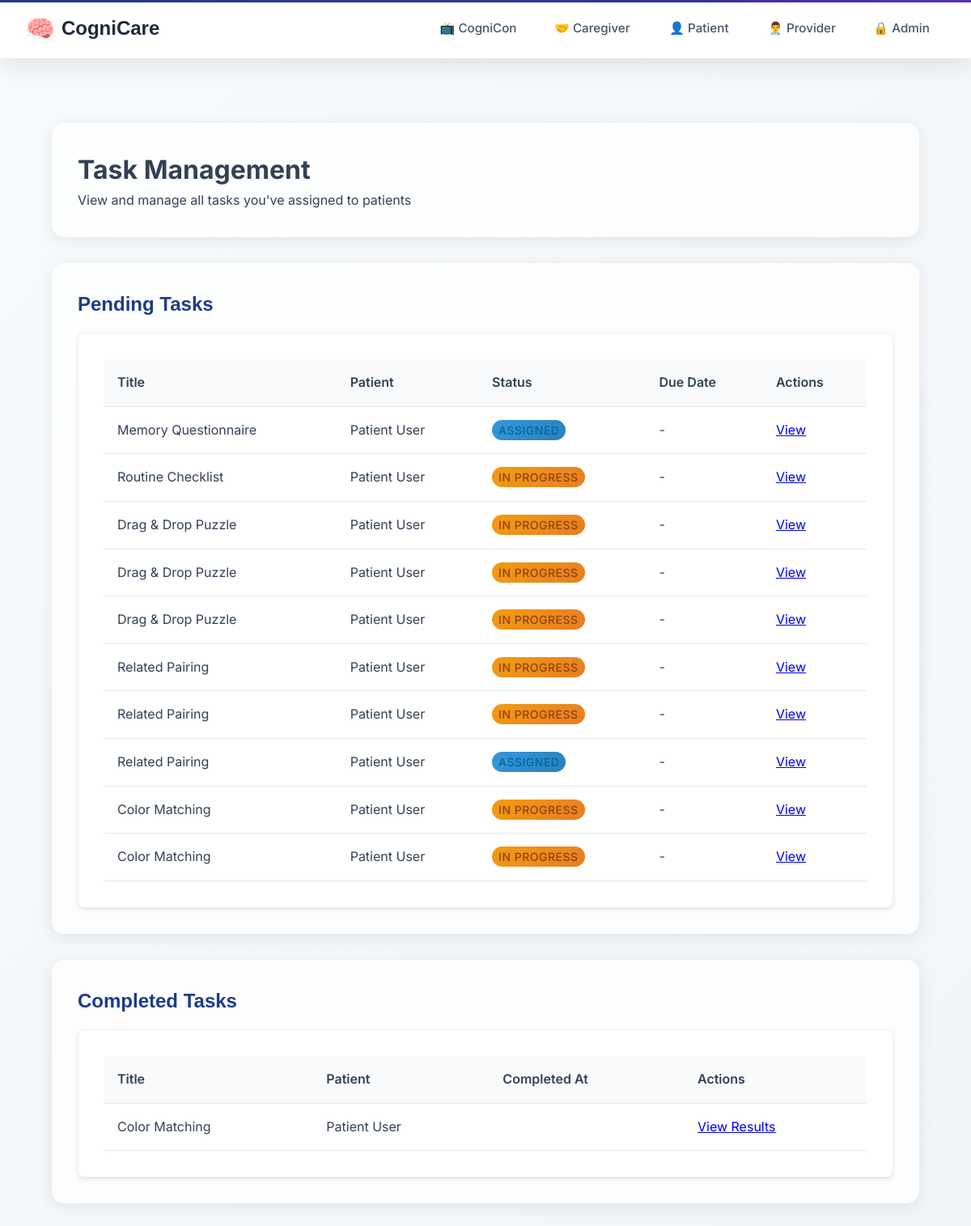
The app's page /taskmanager/provider/tasks/ (signed in) with its own data.
### taskmanager/models.py (models this page shows, shortened)
class Task(models.Model):
    title = models.CharField(max_length=255)
    description = models.TextField(blank=True, null=True)
    task_type = models.CharField(max_length=50, choices=TASK_TYPES)
    difficulty = models.CharField(
        max_length=50,
        choices=DIFFICULTY_LEVELS,
        blank=True,
        null=True,
        help_text="Cognitive difficulty level for games"
    )
    assigned_by = models.ForeignKey(UserProfile, related_name='assigned_tasks', on_delete=models.CASCADE)
    assigned_to = models.ForeignKey(UserProfile, related_name='tasks', on_delete=models.CASCADE)
    completed_by = models.ForeignKey(UserProfile, related_name='completed_tasks', on_delete=models.SET_NULL, null=True, blank=True)
    status = models.CharField(max_length=20, choices=[
        ('assigned', 'Assigned'),
        ('in_progress', 'In Progress'),
        ('completed', 'Completed'),
    ], default='assigned')
    created_at = models.DateTimeField(auto_now_add=True)
    assigned_at = models.DateTimeField(auto_now_add=True)
    due_date = models.DateTimeField(blank=True, null=True)
    completed_at = models.DateTimeField(null=True, blank=True)
    task_config = models.JSONField(default=dict, blank=True)
    class Meta:
        ordering = ['-created_at']

### users/models.py (models this page shows, shortened)
class UserProfile(models.Model):
    USER_TYPES = (
        ('admin', 'Administrator'),  # Admin users
        ('provider', 'Healthcare Provider'),  # Docs + Nurses
        ('caregiver', 'Caregiver'),  # Caregivers
        ('patient', 'Patient'),  # All patients
    )
    user = models.OneToOneField(User, on_delete=models.CASCADE, related_name='profile')  # each user must have a profile
    user_type = models.CharField(max_length=20, choices=USER_TYPES)  # set specific user role
    provider = models.ForeignKey('self', on_delete=models.SET_NULL, null=True, blank=True,
                                related_name='managed_patients', limit_choices_to={'user_type': 'provider'})  # provider link
    patient = models.ForeignKey('self', on_delete=models.SET_NULL, null=True, blank=True,
                               related_name='caregivers', limit_choices_to={'user_type': 'patient'})  # patienr link
    linked_patients = models.ManyToManyField(
        'self',
        symmetrical=False,
        related_name='linked_caregivers',
        limit_choices_to={'user_type': 'patient'},
        blank=True,
        help_text="Patients this caregiver can access"  # Caregivers can see these patients
    )

### taskmanager/views.py (the view)
# urls.py: path('provider/tasks/', views.provider_task_management, name='provider_task_management'),
@login_required
def provider_task_management(request):
    if not hasattr(request.user, 'profile') or request.user.profile.user_type != 'provider':
        messages.error(request, 'You do not have permission to access task management.')
        return redirect('home')
    assigned_tasks = Task.objects.filter(assigned_by=request.user.profile)
    context = {
        'assigned_tasks': assigned_tasks,
        'pending_tasks': assigned_tasks.filter(status__in=['assigned', 'in_progress']),
        'completed_tasks': assigned_tasks.filter(status='completed'),
    }
    return render(request, 'tasks/assign/provider_task_management.html', context)

### templates/tasks/assign/provider_task_management.html (shortened to what this page needs)
{% extends 'layouts/base.html' %}
{% block content %}
<div class="container">
    <div class="section">
        <h1>Task Management</h1>
        <p>View and manage all tasks you've assigned to patients</p>
    </div>
    {% if pending_tasks %}
    <div class="section">
        <h2>Pending Tasks</h2>
        <div class="card">
            <table class="table">
                <thead>
                    <tr>
                        <th>Title</th>
                        <th>Patient</th>
                        <th>Status</th>
                        <th>Due Date</th>
                        <th>Actions</th>
                    </tr>
                </thead>
                <tbody>
                    {% for task in pending_tasks %}
                    <tr>
                        <td>{{ task.title }}</td>
                        <td>{{ task.assigned_to.user.get_full_name }}</td>
                        <td><span class="status-badge status-{{ task.status }}">{{ task.get_status_display }}</span></td>
                        <td>{% if task.due_date %}{{ task.due_date|date:"M d, Y g:i A" }}{% else %}-{% endif %}</td>
                        <td>
                            <a href="{% url 'taskmanager:task_results' task.id %}" class="mdc-button mdc-button--outlined">View</a>
                        </td>
                    </tr>
                    {% endfor %}
                </tbody>
            </table>
        </div>
    </div>
    {% endif %}
    {% if completed_tasks %}
    <div class="section">
        <h2>Completed Tasks</h2>
        <div class="card">
            <table class="table">
                <thead>
                    <tr>
                        <th>Title</th>
                        <th>Patient</th>
                        <th>Completed At</th>
                        <th>Actions</th>
                    </tr>
                </thead>
                <tbody>
                    {% for task in completed_tasks %}
                    <tr>
                        <td>{{ task.title }}</td>
                        <td>{{ task.assigned_to.user.get_full_name }}</td>
                        <td>{{ task.completed_at|date:"M d, Y g:i A" }}</td>
                        <td>
                            <a href="{% url 'taskmanager:task_results' task.id %}" class="mdc-button mdc-button--raised">View Results</a>
                        </td>
                    </tr>
                    {% endfor %}
                </tbody>
            </table>
        </div>
    </div>
    {% endif %}
</div>
{% endblock %}

### static/css/base.css (style rules this page uses)
:root { --patient-primary: #9333ea; --patient-secondary: #7c3aed; --patient-accent: #8b5cf6; --caregiver-primary: #059669; --caregiver-secondary: #047857; --caregiver-accent: #10b981; --provider-primary: #1e3a8a; --provider-secondary: #1e40af; --provider-accent: #3730a3; --admin-primary: #1a202c; --admin-secondary: #2d3748; --admin-accent: #fbbf24; --neutral-50: #f8fafc; --neutral-100: #f1f5f9; --neutral-200: #e2e8f0; --neutral-300: #cbd5e1; --neutral-400: #94a3b8; --neutral-500: #64748b; --neutral-600: #475569; --neutral-700: #334155; --neutral-800: #1e293b; --neutral-900: #0f172a; }
* { margin: 0; padding: 0; box-sizing: border-box; }
body { background: linear-gradient(135deg, var(--neutral-50) 0%, var(--neutral-100) 100%); font-family: 'Inter', -apple-system, BlinkMacSystemFont, 'Segoe UI', Roboto, sans-serif; min-height: 100vh; color: var(--neutral-700); line-height: 1.6; }

### static/css/design-system.css (style rules this page uses)
.card { background: white; border-radius: 16px; box-shadow: 0 8px 32px rgba(0,0,0,0.1); border: 1px solid rgba(0,0,0,0.05); overflow: hidden; transition: all 0.3s ease; }

### static/css/dashboard.css (style rules this page uses)
.status-badge { padding: 0.4rem 0.8rem; border-radius: 20px; font-size: 0.85rem; font-weight: 600; text-transform: uppercase; letter-spacing: 0.5px; }
.status-assigned { background: linear-gradient(135deg, #3498db, #2980b9); color: white; }
.status-in_progress { background: linear-gradient(135deg, #f39c12, #e67e22); color: white; }

### static/css/pages.css (style rules this page uses)
.section { margin-bottom: 3rem; padding: 2rem; background: rgba(255, 255, 255, 0.8); border-radius: 16px; box-shadow: 0 4px 20px rgba(0, 0, 0, 0.08); }
.section h2 { color: var(--provider-primary); font-weight: 600; margin-bottom: 1rem; font-family: 'Poppins', sans-serif; }

### templates/tasks/assign/provider_task_management.html (style rules this page uses)
.container { max-width: 1200px; margin: 0 auto; padding: 2rem; }
.section { margin-bottom: 2rem; }
.card { background: white; border-radius: 8px; box-shadow: 0 2px 4px rgba(0,0,0,0.1); overflow: hidden; padding: 2rem; }
.table { width: 100%; border-collapse: collapse; }
.table th, .table td { padding: 1rem; text-align: left; border-bottom: 1px solid #e5e7eb; }
.table th { background-color: #f9fafb; font-weight: 600; }
.status-badge { padding: 0.25rem 0.5rem; border-radius: 9999px; font-size: 0.875rem; font-weight: 500; }
.status-assigned { background-color: #e0f2fe; color: #0369a1; }
.status-in_progress { background-color: #fef3c7; color: #92400e; }

### records on screen
Task: title "Memory Questionnaire", assigned_to.user.get_full_name "Patient User", status "ASSIGNED"
Task: title "Routine Checklist", assigned_to.user.get_full_name "Patient User", status "IN PROGRESS"
Task: title "Drag & Drop Puzzle", assigned_to.user.get_full_name "Patient User", status "IN PROGRESS"
Task: title "Drag & Drop Puzzle", assigned_to.user.get_full_name "Patient User", status "IN PROGRESS"
Task: title "Drag & Drop Puzzle", assigned_to.user.get_full_name "Patient User", status "IN PROGRESS"
Task: title "Related Pairing", assigned_to.user.get_full_name "Patient User", status "IN PROGRESS"
Task: title "Related Pairing", assigned_to.user.get_full_name "Patient User", status "IN PROGRESS"
Task: title "Related Pairing", assigned_to.user.get_full_name "Patient User", status "ASSIGNED"
Task: title "Color Matching", assigned_to.user.get_full_name "Patient User", status "IN PROGRESS"
Task: title "Color Matching", assigned_to.user.get_full_name "Patient User", status "IN PROGRESS"
Task: title "Color Matching", assigned_to.user.get_full_name "Patient User"
